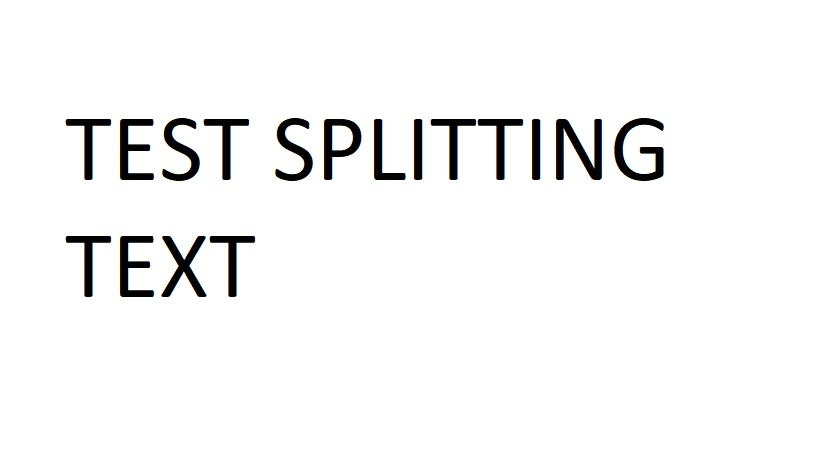
#> input picture source/test.jpg, 819 x 460 px
$ python -i LetterFinder.py   (imports and definitions only)
#> lines starting #> are read from the running program, lines starting #| are printed output that depends on the picture; after the words box and inside, x2 and y2 are one past the last pixel; in counts of white or black regions, pixels touching at a corner belong together
import cv2
import numpy as np


def find_letters(image_file: str, out_size=28):
#> called with image_file = 'source/test.jpg', out_size = 28
    image_file = image_file
    img = cv2.imread(image_file)
#> img is the input picture: shape (460, 819, 3); mean B, G, R 245.1, 245.2, 245.2
    gray = cv2.cvtColor(img, cv2.COLOR_BGR2GRAY)
    ret, thresh = cv2.threshold(gray, 0, 255, cv2.THRESH_BINARY)
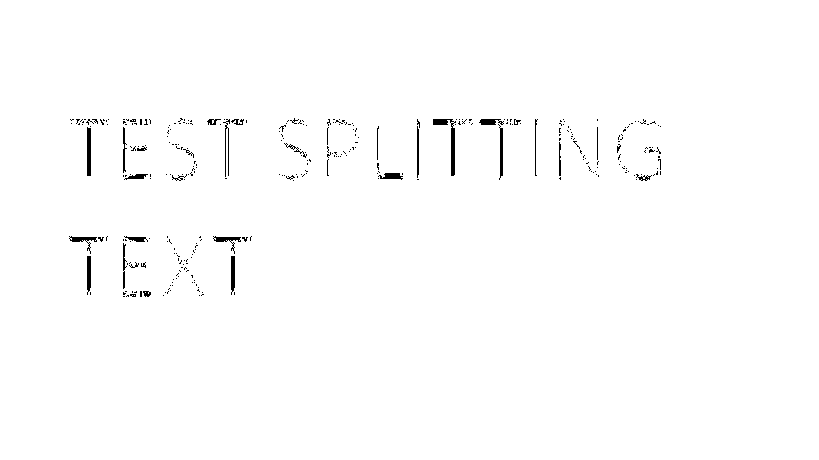
#> thresh: shape (460, 819); 99.1% white; 328 black regions (299 under 20 px), largest, box (x1, y1, x2, y2) and area: (433, 119, 456, 176) 304, (87, 127, 91, 176) 193, (498, 124, 503, 180) 152
    img_erode = cv2.erode(thresh, np.ones((6, 6), np.uint8), iterations=1)
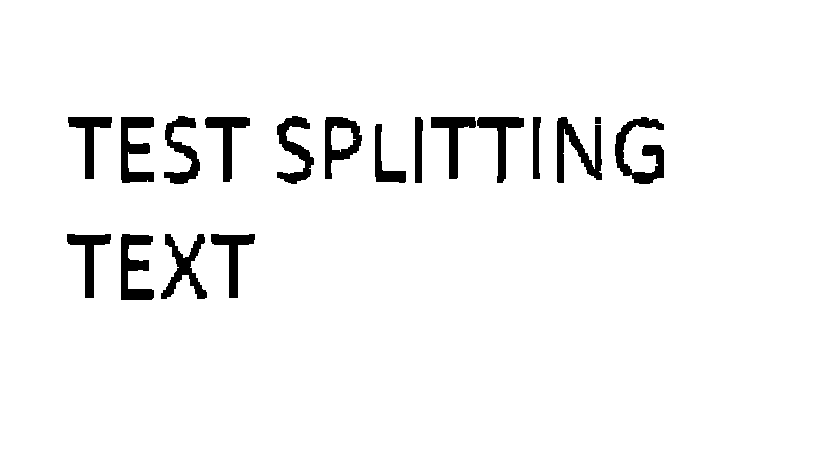
#> img_erode: shape (460, 819); 95.6% white; 18 black regions

    # Get contours
    contours, hierarchy = cv2.findContours(img_erode, cv2.RETR_TREE, cv2.CHAIN_APPROX_SIMPLE)
#> contours = 20 contours; largest, box (x1, y1, x2, y2) and area: (0, 0, 819, 460) 375462, (614, 116, 665, 185) 1592, (324, 116, 363, 180) 1582, (556, 116, 603, 184) 1476, (120, 116, 155, 184) 1374

    output = img.copy()

    letters = []
    for idx, contour in enumerate(contours):
        (x, y, w, h) = cv2.boundingRect(contour)
        if hierarchy[0][idx][3] == 0:
            cv2.rectangle(output, (x, y), (x + w, y + h), (70, 0, 0), 1)
            letter_crop = gray[y:y + h, x:x + w]

            # Resize letter canvas to square
            size_max = max(w, h)
            letter_square = 255 * np.ones(shape=[size_max, size_max], dtype=np.uint8)
            if w > h:
                # Enlarge image top-bottom
                y_pos = size_max // 2 - h // 2
                letter_square[y_pos:y_pos + h, 0:w] = letter_crop
            elif w < h:
                # Enlarge image left-right
                x_pos = size_max // 2 - w // 2
                letter_square[0:h, x_pos:x_pos + w] = letter_crop
            else:
                letter_square = letter_crop

            # Resize letter to 28x28 and add letter and its X-coordinate
            letters.append((x, w, cv2.resize(letter_square, (out_size, out_size), interpolation=cv2.INTER_AREA)))
#> this loop made 20 passes
#> (x, y, w, h, size_max, x_pos) on passes 2 to 13: (210, 233, 46, 66, 66, 10), (160, 233, 48, 67, 67, 9), (120, 233, 35, 68, 68, 17), (66, 233, 46, 66, 66, 10), (374, 123, 33, 61, 61, 14), (614, 116, 51, 69, 69, 9), (594, 116, 8, 9, 9, 0), (556, 116, 47, 68, 68, 11), (532, 116, 10, 64, 64, 27), (476, 116, 49, 68, 68, 10), (430, 116, 47, 64, 64, 9), (414, 116, 10, 68, 68, 29)
#> (contour, x, y, w, h) on pass 1: ([[0, 0], [0, 459], [818, 459], [818, 0]], 0, 0, 819, 460)
#> pass 2, in find_letters, `letter_crop = gray[y:y + h, x:x + w]`:
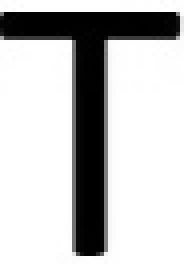
#> letter_crop: shape (66, 46) (shown 4 times larger); min 0, max 255, mean 192.9
#> pass 3, in find_letters, `letter_crop = gray[y:y + h, x:x + w]`:
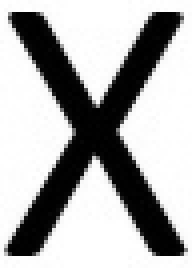
#> letter_crop: shape (67, 48) (shown 4 times larger); min 0, max 255, mean 173.1
#> after the loop:
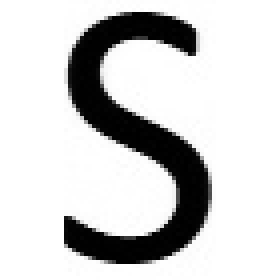
#> letter_square: shape (70, 70) (shown 4 times larger); min 0, max 255, mean 207.1
#> after the loop:
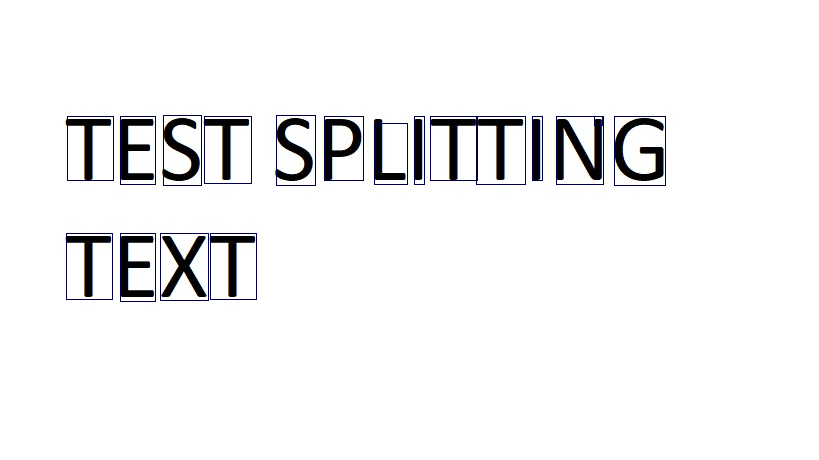
#> output: shape (460, 819, 3); 0.96% of pixels changed, all inside (x1, y1, x2, y2) = (66, 115, 666, 302)
#> after the loop, letters = 18 items

    # Sort array in place by X-coordinate
    letters.sort(key=lambda x: x[0], reverse=False)

    # cv2.imshow("Input", img)
    #cv2.imshow("Gray", thresh)
    #cv2.imshow("Enlarged", img_erode)
    cv2.imshow("Output", output)
    # [10 lines of commented-out code are left out]
    cv2.waitKey(0)
    return letters

>>> result = find_letters('source/test.jpg')
#> result = 18 items
